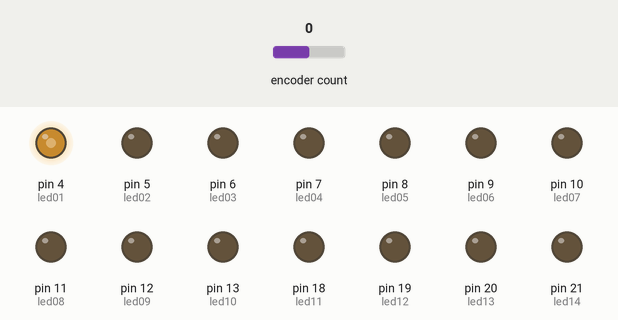
A sketch run on a simulated Arduino Mega 2560, built with avr-gcc and run on an emulated ATmega2560. Shown: output pins drawn as LEDs (lit = HIGH). The test bench sets the inputs (shaded band); at power-on: encoder count 0.

Above: at 1.2 s.
1.3 s: encoder count set to 4
At 1.7 s:
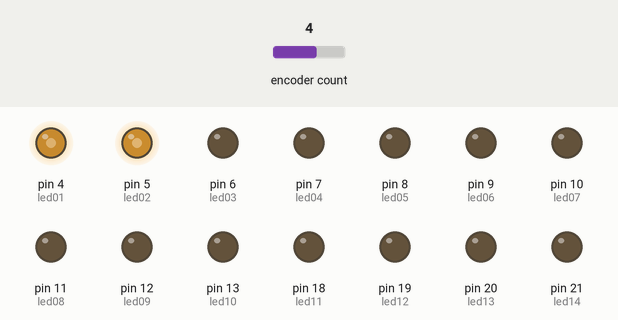
2.8 s: encoder count set to 8
At 3.6 s:
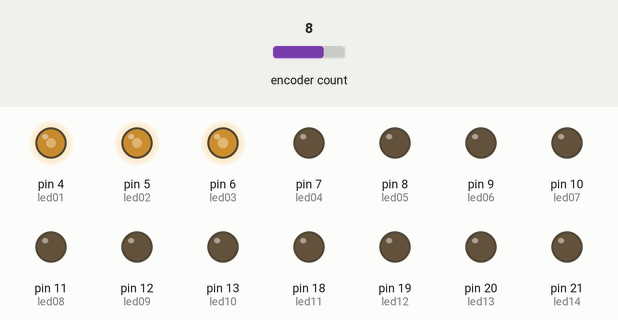
4.3 s: encoder count set to 7
At 5.5 s:
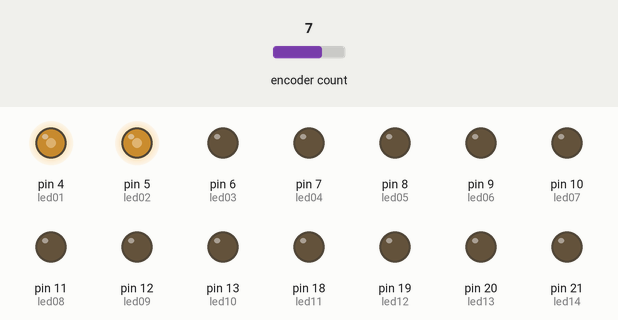
5.8 s: encoder count set to 11
At 7.0 s:
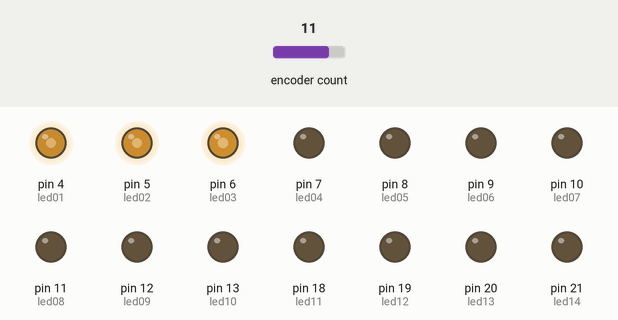
7.3 s: encoder count set to 12
At 7.8 s:
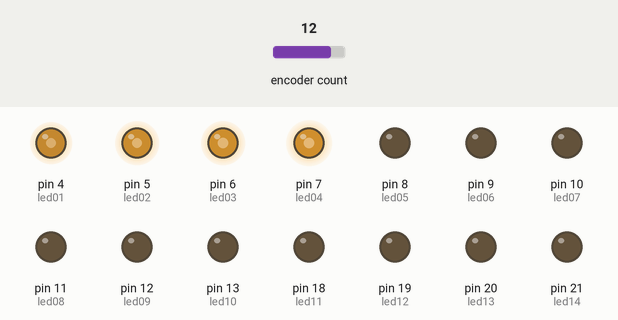
8.8 s: encoder count set to 16
At 10.9 s:
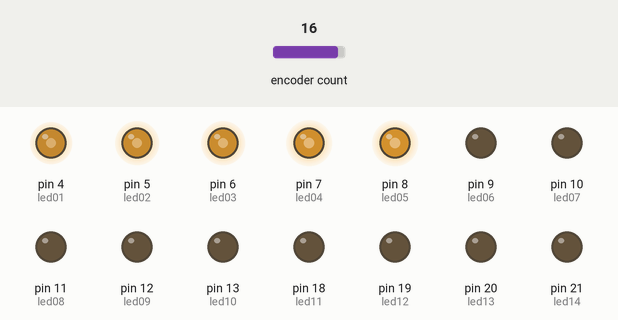
Timing chart, 0 to 12.4 s (numbered marks = the images above; inputs shaded):
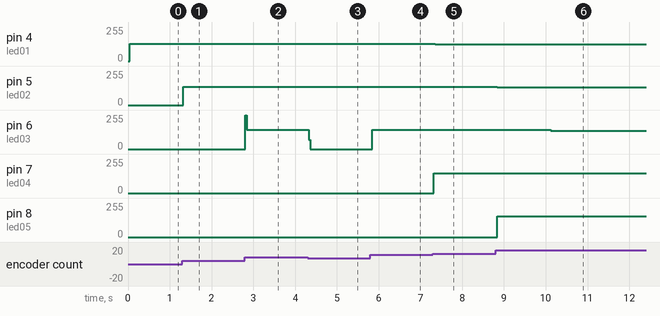

The sketch:

encTest.ino
```cpp
#include <Encoder.h>

// Change these pin numbers to the pins connected to your encoder.
//   Best Performance: both pins have interrupt capability
//   Good Performance: only the first pin has interrupt capability
//   Low Performance:  neither pin has interrupt capability
Encoder knob(3, 2);
//   avoid using pins with LEDs attached
int led01 = 4;
int led02 = 5;
int led03 = 6;
int led04 = 7;
int led05 = 8;
int led06 = 9;
int led07 = 10;
int led08 = 11;
int led09 = 12;
int led10 = 13;
int led11 = 18;
int led12 = 19;
int led13 = 20;
int led14 = 21;
int led15 = 22;
int led16 = 23;


void setup() {
  pinMode(led01, OUTPUT);
  pinMode(led02, OUTPUT);
  pinMode(led03, OUTPUT);
  pinMode(led04, OUTPUT);
  pinMode(led05, OUTPUT);
  pinMode(led06, OUTPUT);
  pinMode(led07, OUTPUT);
  pinMode(led08, OUTPUT);
  pinMode(led09, OUTPUT);
  pinMode(led10, OUTPUT);
  pinMode(led11, OUTPUT);
  pinMode(led12, OUTPUT);
  pinMode(led13, OUTPUT);
  pinMode(led14, OUTPUT);
  pinMode(led15, OUTPUT);
  pinMode(led16, OUTPUT);
}

byte enc = 0x40;
byte addr = 0xc0;
byte first = 0x0f;
byte pi = 0xc0;

void loop() {
  long n;
  n = knob.read();
  if (n > 255) {
    n = 255;
    knob.write(255);
  }
  if (n < 0) {
    n = 0;
    knob.write(0);
  }

  //    Serial.write(n + enc + pi);
  //    knob.write(0);
  //  if (Serial.available() > 0) {
  int data = n / 16;
  // Turn off all LEDs first
  digitalWrite(led01, LOW);
  digitalWrite(led02, LOW);
  digitalWrite(led03, LOW);
  digitalWrite(led04, LOW);
  digitalWrite(led05, LOW);
  digitalWrite(led06, LOW);
  digitalWrite(led07, LOW);
  digitalWrite(led08, LOW);
  digitalWrite(led09, LOW);
  digitalWrite(led10, LOW);
  digitalWrite(led11, LOW);
  digitalWrite(led12, LOW);
  digitalWrite(led13, LOW);
  digitalWrite(led14, LOW);
  digitalWrite(led15, LOW);
  digitalWrite(led16, LOW);

  //Turn back on only the necessary ones
  Serial.print(data);
  switch (data) {
    case 15:
      digitalWrite(led16, HIGH);
    case 14:
      digitalWrite(led15, HIGH);
    case 13: // doing nothing
      digitalWrite(led14, HIGH);
    case 12: // doing nothing
      digitalWrite(led13, HIGH);
    case 11: // doing nothing
      digitalWrite(led12, HIGH);
    case 10: // doing nothing
      digitalWrite(led11, HIGH);
    case 9:
      digitalWrite(led10, HIGH);
    case 8:
      digitalWrite(led09, HIGH);
    case 7:
      digitalWrite(led08, HIGH);
    case 6:
      digitalWrite(led07, HIGH);
    case 5:
      digitalWrite(led06, HIGH);
    case 4:
      digitalWrite(led05, HIGH);
    case 3:
      digitalWrite(led04, HIGH);
    case 2:
      digitalWrite(led03, HIGH);
    case 1:
      digitalWrite(led02, HIGH);
    case 0:
      digitalWrite(led01, HIGH);
      break;
    default:
      break;
  }
}
```

Measured:
- after the input at 1.3 s, pin 5 (led02): 0/255 → 138/255 at once
- after the input at 2.8 s, pin 6 (led03): 0/255 → 144/255 at once
- after the input at 4.3 s, pin 6 (led03): 144/255 → 0/255 at once
- after the input at 5.8 s, pin 6 (led03): 0/255 → 144/255 at once
- after the input at 7.3 s, pin 4 (led01): 131/255 → 124/255 after 0.06 s; pin 7 (led04): 0/255 → 150/255 at once
- after the input at 8.8 s, pin 5 (led02): 138/255 → 132/255 at once; pin 6 (led03): 144/255 → 138/255 after 1.3 s; pin 8 (led05): 0/255 → 156/255 at once
